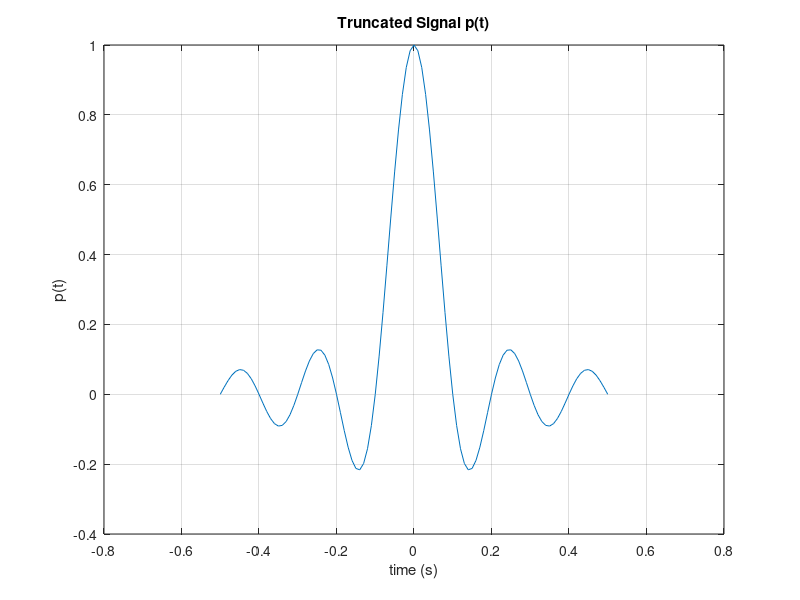

Here is the MATLAB script that generated this plot: (Note: this script raises an error after producing the figure.)
% Case Study 2
% Leandre Pestcoe and Julianne Wegmann
% ESE 351: Signals and Systems
% Created on: 4/20/21, Last Edited on: 4/21/21

%% Define Pulse Shape p(t)
Ts = 0.1; %symbol period (rate 1/Ts)
dt = 0.01; %sample period
w = 5*Ts; %width
t = -w:dt:w; %time vector
fs = 1/dt; %sample frequency

%sinc
sinc_p_t = sinc(t/Ts); %define sinc

%triangular pulse
triang_p_t = tripuls(t,w*2);

%decide which signal to use for simulation
p_t = sinc_p_t;

figure, plot(t,p_t), grid on;
xlabel('time (s)'), ylabel('p(t)'), title('Truncated Signal p(t)')

%% Text Message

message = 'Case study 2 rocks!';
binary = str2num(reshape(dec2bin(message)',1,[])');

N_message = length(binary);

x_message = zeros(1,N_message*(Ts/dt));

for i=1:length(bits1)
    x_message((i-1)*(Ts/dt)+1)=binary(i);
end
%messageOut = char(bin2dec(num2str(reshape(binary,7,[])')))';

%% Nyquist Criteria

Nfft = 1024; %length of fft
f1 = (-fs/2:fs/Nfft:(fs/2));
f2 = (fs-2*pi/Ts:fs/Nfft:fs+(2*pi/Ts));
fft_signal = abs(fft(p_t,Nfft));
fft_signal1 = [fft_signal((length(fft_signal)/2)+1:end), fft_signal(1:(length(fft_signal)/2))];

figure
plot(f1(1:length(fft_signal1)),fft_signal1), grid on;
hold on
plot(f2(1:length(fft_signal1)),fft_signal1), grid on;
xlabel('frequency (Hz)'), ylabel('|Y(j\omega)|');

%% Noise-free PAM Signal y(t)
N = 10;
bits1 = 2*((rand(1,N)>0.5)-0.5);
bits2 = 2*((rand(1,N)>0.5)-0.5);
bits3 = 2*((rand(1,N)>0.5)-0.5);

x_t1 = zeros(1,N*(Ts/dt));
x_t2 = zeros(1,N*(Ts/dt));
x_t3 = zeros(1,N*(Ts/dt));

for i=1:length(bits1)
    x_t1((i-1)*(Ts/dt)+1)=bits1(i);
end
for i=1:length(bits2)
    x_t2((i-1)*(Ts/dt)+1)=bits2(i);
end
for i=1:length(bits3)
    x_t3((i-1)*(Ts/dt)+1)=bits3(i);
end

y_t1 = conv(x_t1,p_t);
y_t2 = conv(x_t2,p_t);
y_t3 = conv(x_t3,p_t);

t = (0:length(y_t1)-1)*dt;

x_new1 = zeros(1,length(y_t1));
x_new1((length(p_t)+1)/2:(length(x_t1)+(length(p_t)+1)/2)-1) = x_t1;
x_new2 = zeros(1,length(y_t2));
x_new2((length(p_t)+1)/2:(length(x_t2)+(length(p_t)+1)/2)-1) = x_t2;
x_new3 = zeros(1,length(y_t3));
x_new3((length(p_t)+1)/2:(length(x_t3)+(length(p_t)+1)/2)-1) = x_t3;

x_new = [x_new1,x_new2,x_new3];

figure();
subplot(3,1,1), plot(t,y_t1), grid on;
hold on
stem(t,x_new1);
title('Transmitted Signal y(t) 1'),xlabel('Time[s]'),ylabel('y(t)');
subplot(3,1,2), plot(t,y_t2), grid on;
hold on
stem(t,x_new2);
title('Transmitted Signal y(t) 2'),xlabel('Time[s]'),ylabel('y(t)');
subplot(3,1,3), plot(t,y_t3), grid on;
hold on
stem(t,x_new3);
title('Transmitted Signal y(t) 3'),xlabel('Time[s]'),ylabel('y(t)');

y_t = [y_t1,y_t2,y_t3];
figure();
plot(y_t);
hold on;
stem(x_new);

%% Signal Modulation (Up-Conversion)
wc20 = 2*pi*20; %20 Hz modulation
mod_signal20 = y_t1.*cos(wc20*t);

wc30 = 2*pi*30; %30 Hz modulation
mod_signal30 = y_t2.*cos(wc30*t);

wc40 = 2*pi*40; %40 Hz modulation
mod_signal40 = y_t3.*cos(wc40*t);

mod_signal = [mod_signal20,mod_signal30,mod_signal40];

figure
subplot(2,1,1), plot(mod_signal), grid on;
xlabel('time (s)'), ylabel('y(t)cos(wc*t)'), title('Modulated Signal')

Nfft = 1024; %length of fft
f = (0:fs/Nfft:fs-fs/Nfft);
subplot(2,1,2), plot(f,abs(fft(mod_signal,Nfft))), grid on;
xlabel('frequency (Hz)'), ylabel('|Y(j\omega)|');

%% Noisy Recieved Signal r(t)
sigma = 0.5;
n_t = sigma*randn(1,length(mod_signal));
r_t = mod_signal + n_t;

figure();
plot(t,r_t(1:length(t)));
title('Received Signal r(t)');
xlabel('Time[s]');
ylabel('Amplitude');

%% Lowpass Filter
R = 1000;
C = 2*10^(-6);
T = 0.002;
f = 44100;
delta_t = 1/f;

filter_low = filter(delta_t/T,[(R*C)/delta_t 1-((R*C)/delta_t)], mod_signal);

figure();
plot(filter_low);

%% Signal Demodulation (Down-Conversion)
% demod_signal20 = r_t(1:200).*cos(wc20*t);
% demod_signal30 = r_t(201:400).*cos(wc30*t);
% demod_signal40 = r_t(401:600).*cos(wc40*t);

demod_signal20 = filter_low(1:200).*cos(wc20*t);
demod_signal30 = filter_low(201:400).*cos(wc30*t);
demod_signal40 = filter_low(401:600).*cos(wc40*t);

demod_signal = [demod_signal20, demod_signal30, demod_signal40];

figure
subplot(2,1,1), plot(demod_signal), grid on;
xlabel('time (s)'), ylabel('x_r(t)'), title('Demod (without LPF)')

f = (0:fs/Nfft:fs-fs/Nfft);
subplot(2,1,2), plot(f,abs(fft(demod_signal,Nfft))), grid on;
xlabel('frequency (Hz)'), ylabel('|X_r(j\omega)|')

%% Matched Filter Receiver

xn_tilda = zeros(1,length(x_t));
p_neg = p_t(end:-1:1);
z_t = conv(r_t,p_neg);
for i=1:length(z_t)
    for j = 1:Ts/dt:length(xn_tilda)
        if z_t(i)<=0
            xn_tilda(j)=-1;
        else
            xn_tilda(j)=1;
        end
    end
end

incorrect_count = 0;
for j=1:length(xn_tilda)
    if x_t(j)~=xn_tilda(j)
        incorrect_count = incorrect_count+1;
    end
end
error = incorrect_count/length(x_t);

%plot(t,xn_tilda(1:length(t)));
figure();
stem(x_t);
hold on;
stem(xn_tilda);

figure();
plot(z_t);

%% Noise Levels and Error Rates
